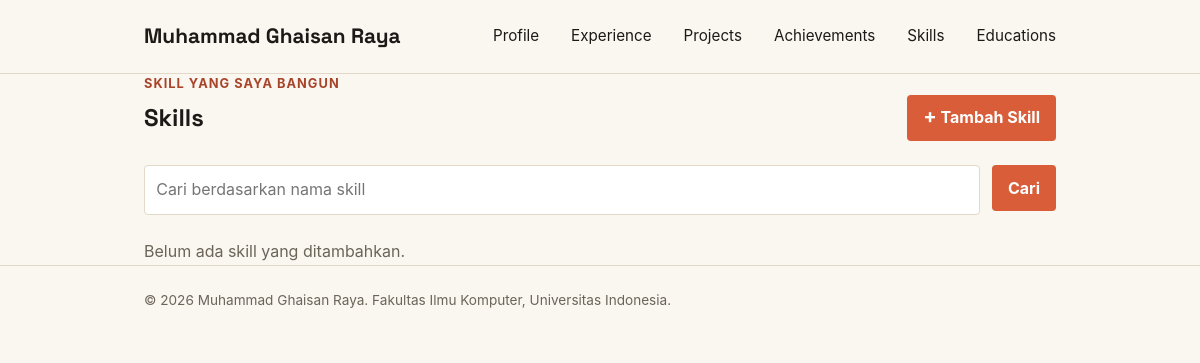
The app's page /skills/, older data.
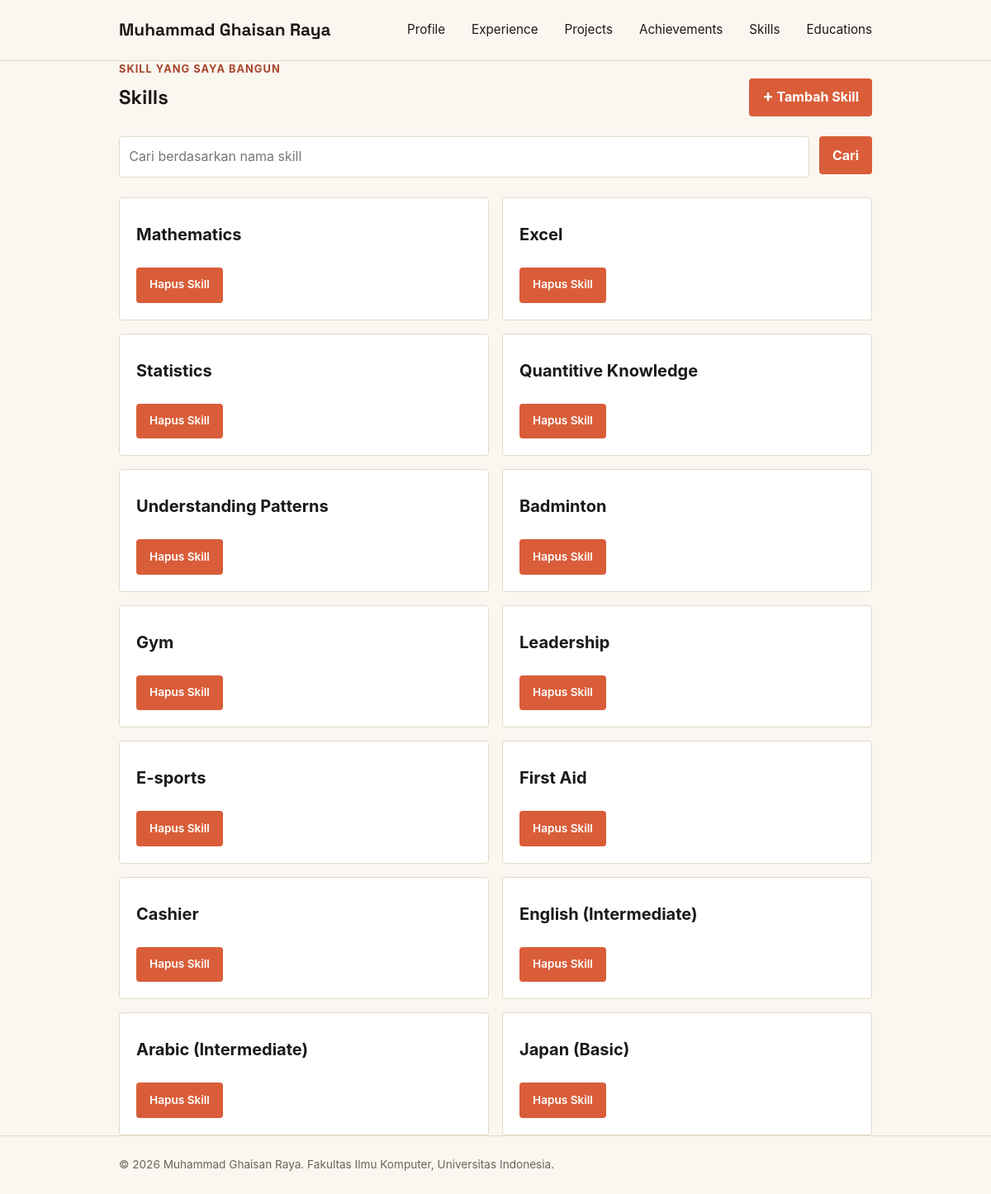
The same page, newer data.
### main/models.py (models this page shows, shortened)
class Skills(models.Model):
    SKILLS_CHOICES = [
            ("hard skill", "Hard skill"),
            ("soft skill", "Soft skill"),
            ("language", "Language"),
        ]
    id = models.UUIDField(primary_key=True, default=uuid.uuid4, editable=False)
    title = models.CharField(max_length=255)
    category = models.CharField(
        max_length=20,
        choices=SKILLS_CHOICES,
        default="hard skill",
    )
    thumbnail = models.URLField(blank=True, null=True)
    started_at = models.DateTimeField(auto_now_add=True)
    ended_at = models.DateTimeField(blank=True, null=True)
    tech_stack = models.CharField(max_length=255, blank=True, default="")
    skills_url = models.URLField(blank=True)
    skills_image_url = models.URLField(blank=True, max_length=500)

### main/views.py (the view)
# urls.py: path("skills/", show_skills, name="show_skills"),
def show_skills(request):
    context = {
        "name": "Muhammad Ghaisan Raya",
        "skills_list": Skills.objects.all(),
        }
    return render(request, "skills.html", context)

### templates/skills.html (shortened to what this page needs)
{% extends 'base.html' %}
{% block content %}
    <main>
            <section class="skill-section" id="skill">
            <div class="container">
                <p class="section-kicker">Skill yang saya bangun</p>
                <div class="skill-header">
                    <h1>Skills</h1>
                    <a href="{% url 'main:create_skills' %}"
                       class="button skill-add-button">
                        <span aria-hidden="true">+</span>
                        Tambah Skill
                    </a>
                </div>
                <form method="get"
                      action="{% url 'main:show_skills' %}"
                      class="skill-search">
                    <input type="search"
                           name="title"
                           value="{{ title_query }}"
                           placeholder="Cari berdasarkan nama skill"
                           class="project-search__input"
                           aria-label="Cari berdasarkan nama skill">
                    <button type="submit" class="button">Cari</button>
                </form>
                <div class="project-grid project-grid">
                    {% for skill in skills_list %}
                        <article class="project-card">
                            <h2>{{ skill.title }}</h2>
                            <div class="skill-card-actions">
                                <div class="skill-actions">
                                    {% include "skills_delete_modal.html" with skill=skill %}
                                </div>
                            </div>
                        </article>
                    {% empty %}
                        {% if title_query %}
                            <p class="empty-state">Tidak ada skill dengan nama tersebut.</p>
                        {% else %}
                            <p class="empty-state">Belum ada skill yang ditambahkan.</p>
                        {% endif %}
                    {% endfor %}
                </div>
            </div>
        </section>
    </main>
{% endblock content %}

### templates/base.html (shortened to what this page needs)
{% load static %}
  <!DOCTYPE html>
  <html lang="en">
  <head>
      <link rel="stylesheet" href="/static/css/style.css">
  </head>
  <body>
    <header class="site-header">
      <div class="container">
          <a href="{% url 'main:show_main' %}" class="brand">{{ name }}</a>
          <nav>
              <a href="{% url 'main:show_main' %}">Profile</a>
              <a href="{% url 'main:show_experience' %}">Experience</a>
              <a href="{% url 'main:show_project' %}">Projects</a>
              <a href="{% url 'main:show_achievement' %}">Achievements</a>
              <a href="{% url 'main:show_skills' %}">Skills</a>
              <a href="{% url 'main:show_education' %}">Educations</a>
          </nav>
      </div>
    </header>
    {% block content %} {% endblock content %}
    <footer class="site-footer">
        <div class="container">
            <p>&copy; 2026 {{ name }}. Fakultas Ilmu Komputer, Universitas Indonesia.</p>
        </div>
    </footer>
  </body>
  </html>

### templates/skills_delete_modal.html (shortened to what this page needs)
<p class="skill-status">
    <button type="button"
            class="button button-danger"
            popovertarget="delete-skills-{{ skills.id }}"
            aria-label="Hapus {{ skills.title }}"
            title="Hapus skill">
        Hapus Skill
    </button>
</p>

### static/css/style.css (style rules this page uses)
* { margin: 0; padding: 0; box-sizing: border-box; }
:root { --ink: #1c1917; --paper: #faf6f0; --accent: #d95d39; --accent-dark: #a8442a; --line: #e3d9c9; --text-muted: #6b6459; --radius: 4px; }
body { font-family: -apple-system, "Segoe UI", Roboto, Helvetica, Arial, sans-serif; color: var(--ink); background-color: var(--paper); line-height: 1.6; }
h1, .brand { font-family: "Space Grotesk", -apple-system, sans-serif; }
.container { max-width: 960px; margin: 0 auto; padding: 0 1.5rem; }
.site-header { border-bottom: 1px solid var(--line); }
.site-header .container { display: flex; justify-content: space-between; align-items: center; padding: 1.25rem 1.5rem; }
.brand { font-size: 1.3rem; font-weight: 700; color: var(--ink); text-decoration: none; }
.site-header nav { display: flex; gap: 2rem; }
.site-header nav a { color: var(--ink); text-decoration: none; font-size: 0.95rem; }
.site-footer { padding: 1.5rem; color: var(--text-muted); font-size: 0.85rem; border-top: 1px solid var(--line); }
.button { display: inline-block; height: fit-content; border: 0; border-radius: var(--radius); padding: 0.65rem 1rem; background: var(--accent); color: white; cursor: pointer; font: inherit; font-weight: 700; text-decoration: none; }
.skill-header { width: 100%; display: flex; justify-content: space-between; align-items: center; gap: 1rem; margin-bottom: 1.5rem; }
.skill-header h1 { margin-bottom: 0; }
.skill-add-button { display: inline-flex; align-items: center; gap: 0.45rem; }
.skill-add-button span { font-size: 1.25rem; line-height: 1; }
.skill-search { display: flex; gap: 0.75rem; margin-bottom: 1.5rem; }
.skill-actions { display: flex; align-items: center; flex-wrap: wrap; gap: 20px; margin-top: 1rem; }
.skill-actions .button { font-size: 0.85rem; font-weight: 600; }
.skill-card-actions { display: flex; flex-direction: column; margin-top: auto; }
.section-kicker { color: var(--accent-dark); font-size: 0.8rem; font-weight: 700; letter-spacing: 0.08em; text-transform: uppercase; }
.project-grid { display: grid; grid-template-columns: repeat(auto-fit, minmax(240px, 1fr)); gap: 1rem; }
.project-card { padding: 1.25rem; background-color: #fff; border: 1px solid var(--line); border-radius: var(--radius); }
.project-card h2 { margin: 0.5rem 0; font-size: 1.25rem; }
.project-grid { grid-template-columns: repeat(2, minmax(0, 1fr)); }
.project-search__input { width: 100%; min-width: 0; padding: 0.7rem; border: 1px solid var(--line); border-radius: var(--radius); background: #fff; color: var(--ink); font: inherit; }

Row changes from the older to the newer data that the page shows:
added Skills: title "Mathematics"
added Skills: title "Excel"
added Skills: title "Statistics"
added Skills: title "Quantitive Knowledge"
added Skills: title "Understanding Patterns"
added Skills: title "Badminton"
added Skills: title "Gym"
added Skills: title "Leadership"
added Skills: title "E-sports"
added Skills: title "First Aid"
added Skills: title "Cashier"
added Skills: title "English (Intermediate)"
added Skills: title "Arabic (Intermediate)"
added Skills: title "Japan (Basic)"
Text that changed along with them:
text no longer shown: "Belum ada skill yang ditambahkan."
